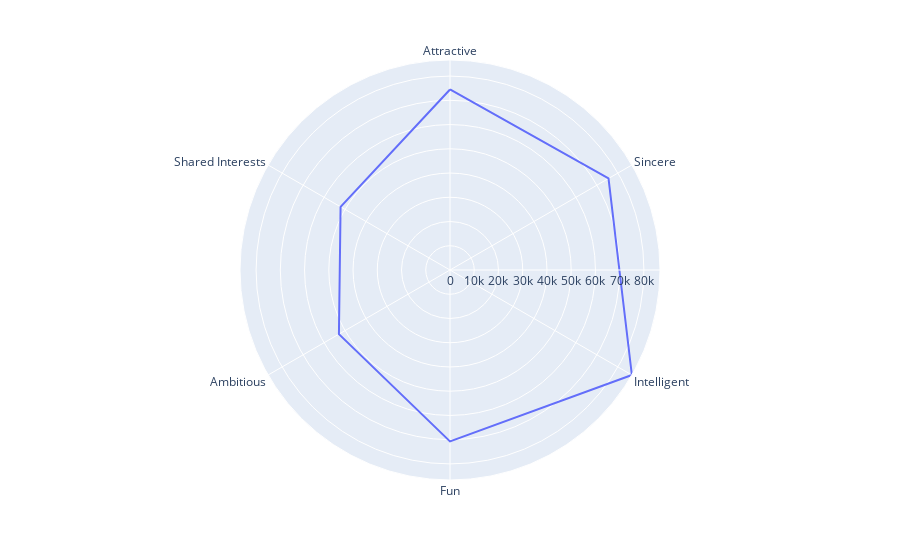
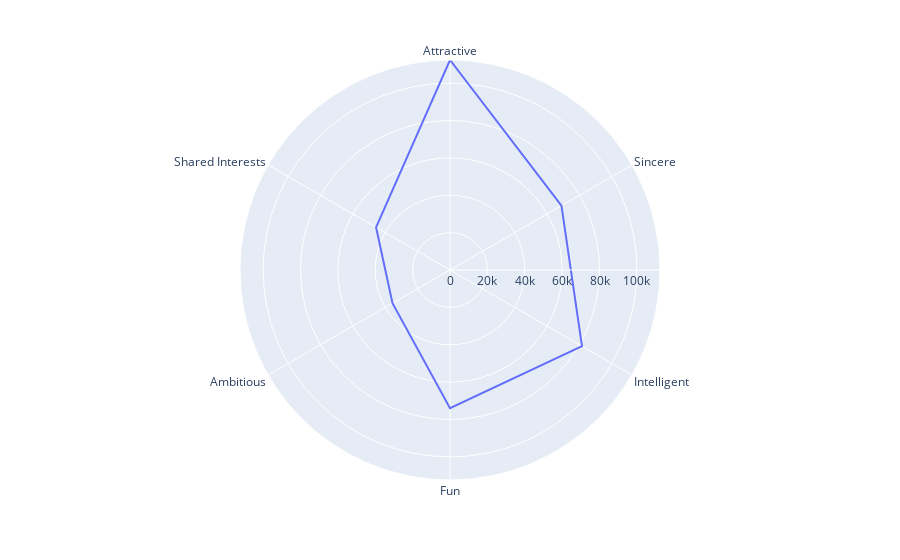

Notebook code cell kept with these figures, in order:
### Markdown cell above
### PREFERENCES SECTION

### Code cell
import plotly.express as px

#what a man/woman looks for in the other gender
attr = df[df['gender'] == 0][['attr1_1', 'sinc1_1', 'intel1_1', 'fun1_1', 'amb1_1', 'shar1_1']].sum().reset_index()
attr1 = df[df['gender'] == 1][['attr1_1', 'sinc1_1', 'intel1_1', 'fun1_1', 'amb1_1', 'shar1_1']].sum().reset_index()

#rename attributes to their actual names

attr = attr.rename({0: 'Attractive', 1: 'Sincere', 2: 'Intelligent', 3: 'Fun', 4: 'Ambitious', 5: 'Shared Interests'})
attr1 = attr1.rename({0: 'Attractive', 1: 'Sincere', 2: 'Intelligent', 3: 'Fun', 4: 'Ambitious', 5: 'Shared Interests'})

fig = px.line_polar(attr, r=0, theta=attr.index, line_close=True)
fig2 = px.line_polar(attr1, r=0, theta=attr1.index, line_close=True)

fig.show()
fig2.show()

### Figure 1 — Plotly figure (JSON) as saved in the notebook; plotly's stock layout.template omitted (floating-point values rounded to 4 significant figures)
{"data": [{"hovertemplate": "0=%{r}<br>_index=%{theta}<extra></extra>", "legendgroup": "", "line": {"color": "#636efa", "dash": "solid"}, "marker": {"symbol": "circle"}, "mode": "lines", "name": "", "r": [74480.0, 75510.0, 86640.0, 70730.0, 52910.0, 52130.0, 74480.0], "showlegend": false, "subplot": "polar", "theta": ["Attractive", "Sincere", "Intelligent", "Fun", "Ambitious", "Shared Interests", "Attractive"], "type": "scatterpolar"}], "layout": {"legend": {"tracegroupgap": 0}, "margin": {"t": 60}, "polar": {"angularaxis": {"direction": "clockwise", "rotation": 90}, "domain": {"x": [0, 1], "y": [0, 1]}}}}

### Figure 2 — Plotly figure (JSON) as saved in the notebook; plotly's stock layout.template omitted (floating-point values rounded to 4 significant figures)
{"data": [{"hovertemplate": "0=%{r}<br>_index=%{theta}<extra></extra>", "legendgroup": "", "line": {"color": "#636efa", "dash": "solid"}, "marker": {"symbol": "circle"}, "mode": "lines", "name": "", "r": [112400.0, 68860.0, 81549, 73970.0, 35530.0, 45680.0, 112400.0], "showlegend": false, "subplot": "polar", "theta": ["Attractive", "Sincere", "Intelligent", "Fun", "Ambitious", "Shared Interests", "Attractive"], "type": "scatterpolar"}], "layout": {"legend": {"tracegroupgap": 0}, "margin": {"t": 60}, "polar": {"angularaxis": {"direction": "clockwise", "rotation": 90}, "domain": {"x": [0, 1], "y": [0, 1]}}}}
